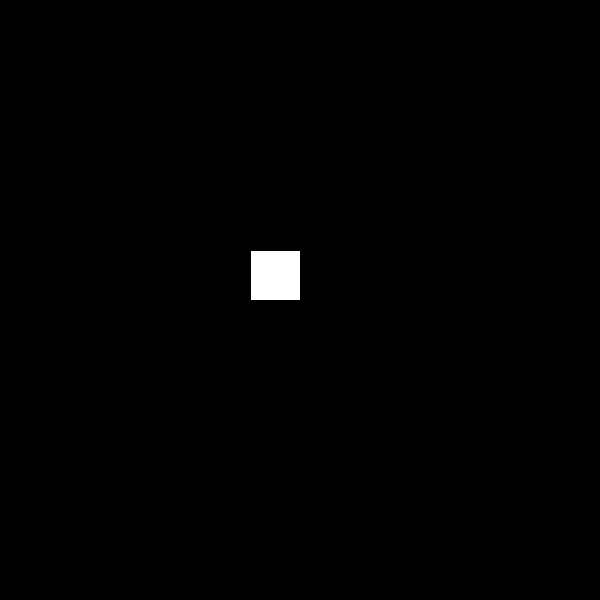
Frame 1 (no input)
Frame 60 (the mouse pressed at the canvas centre just before this capture): identical to frame 1, image omitted
Frame 120 (the mouse held since frame 60 and released just before this capture): identical to frame 1, image omitted

The Processing sketch that drew this single still picture (run headless with seeded random() and noise(); from frame 60 on, the mouse is pressed at the canvas centre):

// Processing sketch: processing_11832
// ── processing_11832.pde

//The Set Up - This the basic code that you will require 

/*
Using Comments 
In the example below I have written comments next to the lines of code to help explain what is happening.  
You don’t want the computer to read the comments so we use to forward slashes in front of the text 
Like this //
Or we can put blocks of text in side these /* */




// The code inside setup() runs when the program first opens 
void setup (){

  //size() set the size of the window.  In this example the window is 600 pixels by 600 pixels   
  size(600,600);

}

// The code inside draw() runs continuously.  This is for animation and interaction   
void draw (){
  /*
   this is the method for setting the background colour
   It is put in side the draw method so it can be updated continuously
   We have set the colour value to 0 which is black.  
   You could use any value from 0 to 255 i.e from black to white and all of the grey values in between 
   */

  background (0); 
  
  // drawing a rectangle in the middle of the screen 
  rect (250,250,50,50);

}

/*
 Methods are a programming concept.  
 They are a list of instructions that allow us to do things within the programming environment.  
 An example of a Method is this - rect () this is a method for drawing a rectangle.  
 They are important part of programming.  
 You can write your own methods however many are prewritten by the people who developed the 
 programming language and it is many of these that we will learn how to use first. 
*/
